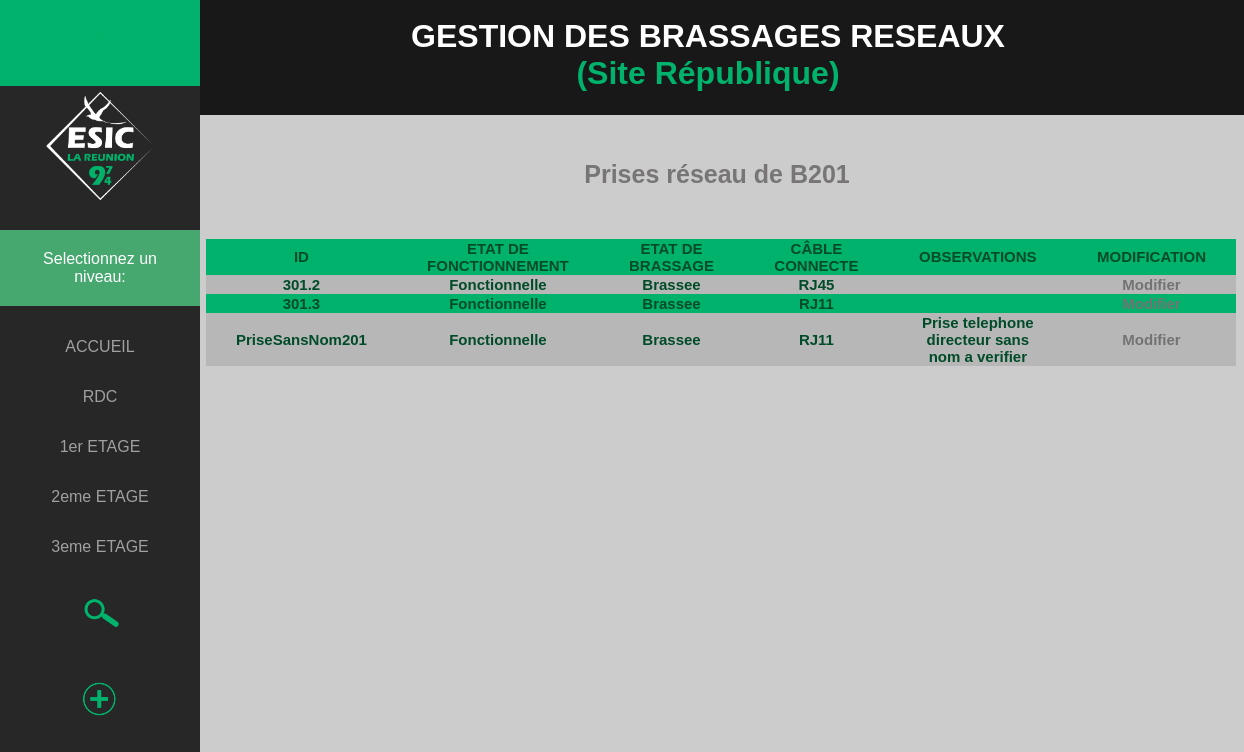
The app's page /site_republique/change/list_changeb2.php?numemplacement=B201 with its own data.
### tables this page shows
CREATE TABLE IF NOT EXISTS `prise` (
  `id_prise` varchar(20) NOT NULL,
  `etat_fonct` varchar(20) NOT NULL,
  `etat_brassage` varchar(20) NOT NULL,
  `lieu_prise1` varchar(20) NOT NULL,
  `lieu_prise2` varchar(20) NOT NULL,
  `lieu_prise3` varchar(20) NOT NULL,
  `lieu_prise4` varchar(20) NOT NULL,
  `lieu_prise5` varchar(20) NOT NULL,
  `lieu_prise6` varchar(20) NOT NULL,
  `lieu_prise7` varchar(20) NOT NULL,
  `cable_connect` varchar(10) NOT NULL,
  `observation_prise` text NOT NULL,
  PRIMARY KEY (`id_prise`)
);

### site_republique/change/list_changeb2.php (the view, shortened to what this page needs)
<!DOCTYPE HTML>
<html lang="fr">
    <head>
        <link rel="stylesheet" href="../../css/style.css">
    </head>
    <?php
    include('../connexion/connexion_prise.php');
    $pdoNum= $objetPdo->prepare('SELECT id_prise, etat_fonct, etat_brassage, cable_connect, observation_prise FROM prise WHERE lieu_prise7 = :num');
    $pdoNum->bindValue(':num', $_GET['numemplacement'], PDO::PARAM_STR);
    $executeIsOk = $pdoNum->execute();
    $prises = $pdoNum->fetchAll();
    ?>
    <body>
       <div class="titre_index">
    <h1>GESTION DES BRASSAGES RESEAUX <div class="titre_page">(Site République)</div></h1>
    </div>
    <nav class="sidenav">
       <a href="../place/bureaux_2eme.php"><img class="retour" src="../../img/icone_retour.png"></a>
      <center><img class="logo_site" src="../../img/logo_esic.png"></center>
       <p class="selection">Selectionnez un niveau:</p>
        <a href="place/accueil_prise.php">ACCUEIL</a>
       <a href="place/rdc_prises.php">RDC</a>
        <a href="place/bureaux_1er.php">1er ETAGE</a>
        <a href="place/bureaux_2eme.php">2eme ETAGE</a>
        <a href="place/sdr_3eme.php">3eme ETAGE</a>
       <a href="search.php"> <img class="search" src="../../img/icone_search.png"></a>
       <a href="add/add_prise.php"><img class="ajout_prise" src="../../img/icone_ajout.png"></a>
    </nav>
            <h2>Prises réseau de <?= $_GET['numemplacement'] ?></h2>
            <section>
            <table>
                    <tr>
                        <th>ID</th>
                        <th>ETAT DE FONCTIONNEMENT</th>
                        <th>ETAT DE BRASSAGE</th>
                        <th>CÂBLE CONNECTE</th>
                        <th>OBSERVATIONS</th>
                        <th>MODIFICATION</th>
                    </tr>
            <?php foreach ($prises as $prise): ?>
                    <tr>
                        <th><?= $prise['id_prise']?></th>
                        <th><?= $prise['etat_fonct'] ?></th>
                        <th><?= $prise['etat_brassage'] ?></th>
                        <th><?= $prise['cable_connect'] ?></th>
                        <th><?= $prise['observation_prise'] ?></th>
                        <th><a href="form_change.php?numprise=<?= $prise['id_prise'] ?>" class="maj">Modifier</a></th>
                    </tr>
                <?php endforeach; ?>
            </table>
            </section>
            <br>
                <a href = "../place/bureaux_2eme.php">Retour</a>
    </body>
</html>

### css/style.css (style rules this page uses)
table { border-collapse: collapse; margin: auto; margin-top: 50px; }
* { font-family: 'Trebuchet MS', 'Lucida Sans Unicode', 'Lucida Grande', 'Lucida Sans', 'Arial', 'sans-serif'; }
th { color: #004b28; font-size: 15px; padding-left: 30px; padding-right: 30px; }
table tr:nth-child(odd) { background-color: #01B26C; color: #fcf8f8; }
table tr:nth-child(even) { background-color: #b7b7b7; }
.maj { text-decoration: none; color: #737373; font-weight: bold; }
body { background-color: #cccccc; }
.sidenav { height: 100%; width: 200px; position: fixed; z-index: 1; top: 0; left: 0; background-color: #272727; overflow-x: hidden; overflow-y: hidden; }
.sidenav a { color: #a0a0a0; font-size: 16px; padding: 16px; text-decoration: none; display: block; text-align: center; }
.titre_index { background-color: #181818; color: white; padding: 1px; margin-top: -12px; margin-right: -12px; margin-left: 160px; text-align: center; }
.selection { background-color: #46a76f; color: white; text-align: center; font-size: 16px; margin-top: 20px; padding: 20px; }
.titre_page { color: #01B26C; }
h2 { color: #777576; text-align: center; font-size: 25px; margin-left: 190px; margin-top: 45px; }
.retour { height: 50px; }
.search { height: 50px; }
.ajout_prise { height: 50px; }
.logo_site { height: 120px; }
section { margin-left: 198px; }

### records on screen
prise: id_prise "301.2", etat_fonct "Fonctionnelle", etat_brassage "Brassee", cable_connect "RJ45"
prise: id_prise "301.3", etat_fonct "Fonctionnelle", etat_brassage "Brassee", cable_connect "RJ11"
prise: id_prise "PriseSansNom201", etat_fonct "Fonctionnelle", etat_brassage "Brassee", cable_connect "RJ11", observation_prise "Prise telephone directeur sans nom a verifier"

### other values on screen
$_GET['numemplacement'] "B201"
